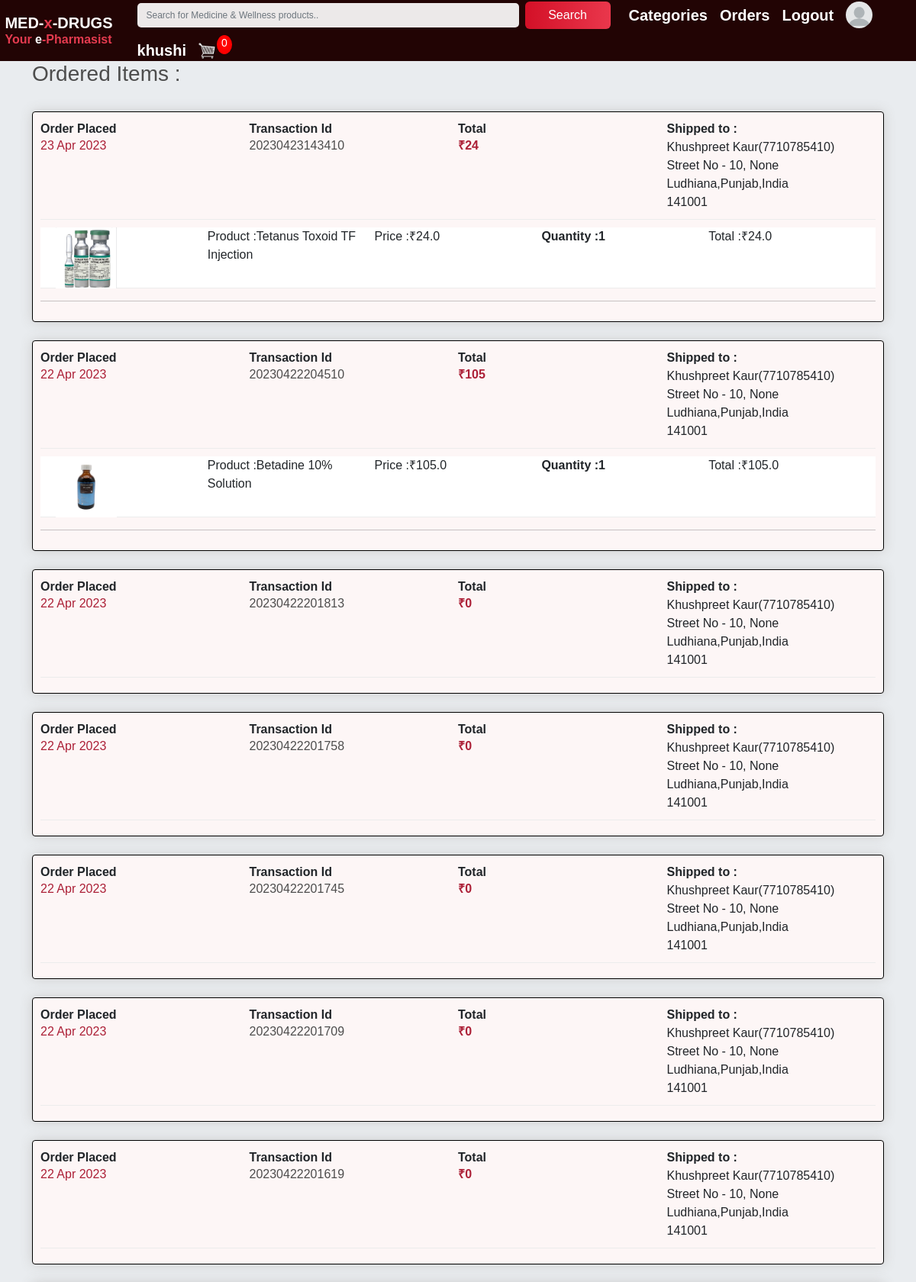
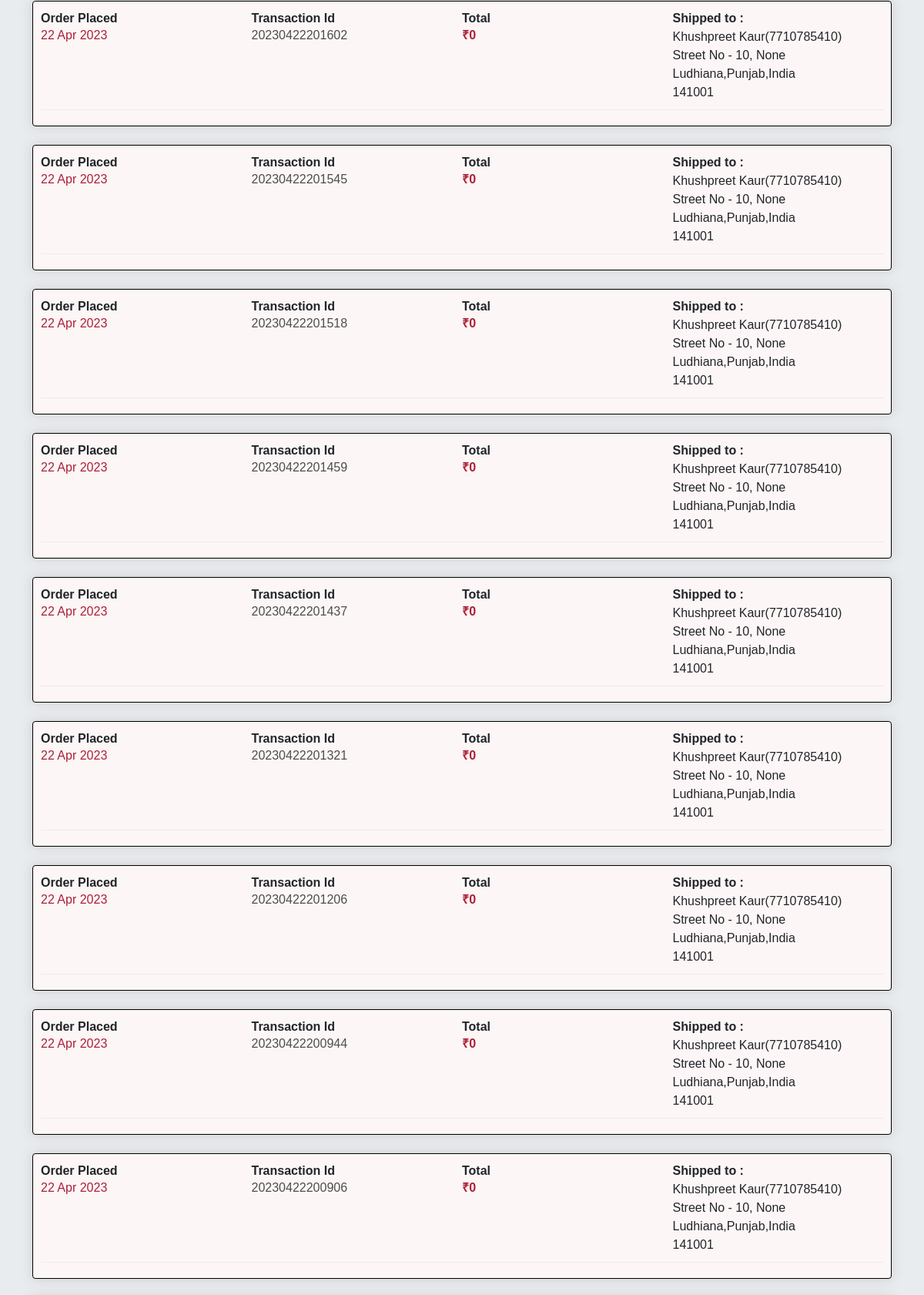
Screenshot of /order_details/ (signed in, upper part) with the database file from the repository (2 pictures, top to bottom).
### store/models.py (models this page shows, shortened)
class FullOrder(models.Model):
    user = models.ForeignKey(User,on_delete=models.CASCADE,null=True)
    recepient_fullname = models.CharField(max_length=100, null=True, blank=False)
    phone_no = models.IntegerField(null=True, blank=False)
    address_line1 = models.CharField(max_length=200, null=True, blank=False)
    address_line2 = models.CharField(max_length=100, null=True, blank=True)
    city = models.CharField(max_length=200, null=True,blank=False)
    state = models.CharField(max_length=200, null=True,blank=False)
    country = models.CharField(max_length=100, null=True, blank=False)
    zipcode = models.CharField(max_length=200, null=True,blank=False)
    amount = models.IntegerField(null=True,blank=True)
    transaction_id = models.CharField(max_length=100,null=True,blank=False)
    date_ordered = models.DateTimeField(auto_now_add=True,null=True,blank=True)

class Purchased_item(models.Model):
    user = models.ForeignKey(User,on_delete=models.CASCADE,null=True)
    order = models.ForeignKey(FullOrder,on_delete=models.CASCADE,null=True)
    quantity = models.IntegerField(default=0, blank=True, null=True)
    name = models.CharField(max_length=100, blank=False, name=False)
    price = models.FloatField(blank=False, null=True)
    image = models.ImageField(null=True, blank=True)
    description = models.TextField(null=True, blank=True)
    @property
    def get_imageURL(self):
        try:
            url = self.image.url
        except:
            url = ''
        return url
    @property
    def get_total(self):
        total = self.price * self.quantity
        return total

### store/views.py (the view)
# urls.py: path('order_details/',views.order_details,name='order_details'),
def order_details(request):
    if not request.user.is_authenticated:
        return HttpResponseRedirect(reverse('user_login'))
    total_item_cart = 0
    if request.user.is_authenticated:
        use= request.user.id
        have_ngo = NGO.objects.filter(user=use)
        items = OrderItem.objects.filter(user=request.user)
        for item in items:
            total_item_cart += item.quantity
    orders = FullOrder.objects.filter(user=request.user).order_by('-date_ordered')
    ordered = []
    for order in orders:
        tt = []
        items = Purchased_item.objects.filter(order=order)
        for item in items:
            tt.append(item)
        ordered.append({'order': order, 'items': tt})
    if request.user.is_authenticated and have_ngo:
        product_categories = ProductCategories.objects.all().filter(ngo_true='T')
    elif request.user.is_authenticated and request.user.username == 'admin':
        product_categories = ProductCategories.objects.all()
    else:
        product_categories = ProductCategories.objects.all().filter(ngo_true='F')
    context = {
        'product_categories': product_categories,
        'ordered': ordered,
        'total_item_cart': total_item_cart,
    }
    return render(request,'store/order_details.html',context)

### store/templates/store/order_details.html (shortened to what this page needs)
{% extends 'store/main.html' %}
{% block content %}
<h3>Ordered Items : </h3>
<br>
<div>
    {% if request.user.is_authenticated %}
    {% for order in ordered %}
    <div class="box-element" style="background-color: rgb(253, 246, 246); border:1px solid black"  >
                        <div class=" cart-row">
        <div style="flex:1">
            <strong>Order Placed</strong>
            <h6 style="color:rgb(172, 32, 55)">{{ order.order.date_ordered | date:"d M Y"}} </h6>
        </div>
        <div style="flex:1">
            <strong>Transaction Id</strong>
            <h6>{{order.order.transaction_id}}</h6>
        </div>
        <div style="flex:1">
            <strong>Total</strong>
            <h6 style="color:rgb(172, 32, 55)"><strong>&#8377;{{order.order.amount}}</strong></h6>
        </div>
        <div style="flex:1">
            <strong>Shipped to :</strong>
            <div>{{order.order.recepient_fullname}}({{order.order.phone_no}})</div>
            <div>{{order.order.address_line1}}, {{order.order.address_line2}}</div>
            <div>{{order.order.city}},{{order.order.state}},{{order.order.country}}</div>
            <div>{{order.order.zipcode}}</div>
        </div>
    </div>
    {% for item in order.items %}
    <div class="cart-row" style="background-color: rgb(255, 255, 255);height: 80px">
        <div style="flex:1"><img style="width: 80px; height: 80px;margin-left: 20px" class="row-image"
                src="{{item.get_imageURL}}"></div>
        <div style="flex:1">
            <p>Product :{{item.name}}</p>
        </div>
        <div style="flex:1">
            <p>Price :&#8377;{{item.price}}</p>
        </div>
        <div style="flex:1">
            <p class="quantity">Quantity :{{item.quantity}}</p>
        </div>
        <div style="flex:1">
            <p>Total :&#8377;{{item.get_total}}</p>
        </div>
    </div>
    <hr>
    {% endfor %}
</div>
<br>
{% endfor %}
<br>
{% endif %}
</div>
<br><br>
{% endblock %}

### store/templates/store/main.html (shortened to what this page needs)
<!DOCTYPE html>
{% load static %}
<html>
<head>
	<link rel="stylesheet" href="https://stackpath.bootstrapcdn.com/bootstrap/4.4.1/css/bootstrap.min.css"
>
	<link rel="stylesheet" href="https://maxcdn.bootstrapcdn.com/bootstrap/4.0.0/css/bootstrap.min.css"
>
	<link rel="stylesheet" href="https://cdnjs.cloudflare.com/ajax/libs/font-awesome/5.14.0/css/all.min.css"
 />
		<link href="https://cdn.jsdelivr.net/npm/bootstrap@5.2.0/dist/css/bootstrap.min.css" rel="stylesheet">
	<link rel="stylesheet" type="text/css" href="{% static 'store/css/main.css' %}">
</head>
<body>
	<nav class="navbar nav_bar navbar-expand-lg fixed-top ">
		<h1 style="margin-left:0.4rem"><strong><a class="navbar-brand" href="{% url 'store' %}" style="color: white; margin-top: 1.5rem;">MED-<span style="color: #e43b4f">x</span>-DRUGS<br>
			<p style=" color: #e43b4f; position: relative; font-size: 1rem;">Your <span style="color: white">e</span>-Pharmasist</p></a></strong></h1>
		<div class="collapse navbar-collapse" id="navbarSupportedContent">
			<ul class="navbar-nav mr-auto">
				<li class="nav-item active">
					<h5><strong><a class="nav-link" href="{% url 'store' %}" style="color: white"></a></strong></h5>
				</li>
			</ul>
			<div class="form-inline my-2 my-lg-0">
				<form method="get" action="{% url 'search' %}" class="form-inline my-2 my-lg-0">
					<input id="s_box" type="search" name="search" aria-label="Search" placeholder="Search for Medicine & Wellness products.."
						class="form-control mr-sm-2">
					<button class="btn search my-2  {% if request.user.is_authenticated %} mr-sm-4 {% else %} mr-sm-5 {% endif %} btn-grad" type="submit">Search</button>
				</form>
				<div class="dropdown mr-sm-3 hovering">
					<h5><strong><a style="color: white" class="hovering">Categories</a></strong></h5>
				</div>
				{% if request.user.is_authenticated %}
				<h5 class="mr-sm-3 hovering"><strong><a href="{% url 'order_details' %}" class="hovering" style="color: white">Orders</a></strong>
				</h5>
				<h5 class="mr-sm-3 hovering"><strong><a href="{% url 'user_logout' %}" class="hovering" style="color: white">Logout</a></strong>
				</h5>
				{% if request.user.profile.photo %}
				<a href="{% url 'profilepage' username=user.username %}"><img class="mr-sm-1"
						src="{{ request.user.profile.photo.url }}" width="35" height="35" style="border-radius: 50%;"></a>
				{% else %}
				<a href="{% url 'profilepage' username=user.username %}"><img class="mr-sm-1"
						src="/static/images/default.png" width="35" , height="35" style="border-radius: 50%;"></a>
				{% endif %}
				<h5 class="hovering"><strong><a href="{% url 'profilepage' username=request.user.username %}"
							style="color: white" class="hovering">{{request.user.username}}</a></strong></h5>
				<a href="{% url 'cart' %}">
					<img class="carting" id="cart-icon" src="{% static 'images/cart.png' %}">
				</a>
				<p id="cart-total">{{total_item_cart}}</p>
				{% endif %}
			</div>
		</div>
	</nav>
	<div class="jumbotron jumbotron-fluid">
		<div class="container container-fluid">
			{% block content %}
			{% endblock %}
		</div>
	</div>
</body>
</html>

### static/store/css/main.css (style rules this page uses)
body { background-image: url("Ciclesbg.jpg"); background-color: hsl(0, 0%, 98%); }
h1,h2,h3,h4,h5,h6 { color:hsl(0, 0%, 30%); }
.box-element { box-shadow:hsl(0, 0%, 80%) 0 0 16px; background-color: #fff; border-radius: 4px; padding: 10px; }
#cart-icon { width:25px; display: inline-block; margin-left: 15px; }
#cart-total { display: block; text-align: center; color:#fff; background-color: red; width: 20px; height: 25px; border-radius: 50%; font-size: 14px; }
.btn { border-radius: 0; }
.row-image { width: 100px; }
.cart-row { display: flex; align-items: flex-stretch; padding-bottom: 10px; margin-bottom: 10px; border-bottom: 1px solid #ececec; }
.quantity { display: inline-block; font-weight: 700; padding-right:10px; }

### store/templates/store/main.html (style rules this page uses)
.dropdown { position: relative; display: inline-block; }

### rows the page displays
FullOrder: order.date_ordered "23 Apr 2023", order.transaction_id "20230423143410", order.amount "24", order.recepient_fullname "Khushpreet Kaur", order.phone_no "7710785410", order.address_line1 "Street No - 10", order.address_line2 "None", order.city "Ludhiana", order.state "Punjab", order.country "India", order.zipcode "141001"
Purchased_item: get_imageURL (picture), name "Tetanus Toxoid TF Injection", price "24.0", quantity "1", get_total "24.0"
FullOrder: order.date_ordered "22 Apr 2023", order.transaction_id "20230422204510", order.amount "105", order.recepient_fullname "Khushpreet Kaur", order.phone_no "7710785410", order.address_line1 "Street No - 10", order.address_line2 "None", order.city "Ludhiana", order.state "Punjab", order.country "India", order.zipcode "141001"
Purchased_item: get_imageURL (picture), name "Betadine 10% Solution", price "105.0", quantity "1", get_total "105.0"
FullOrder: order.date_ordered "22 Apr 2023", order.transaction_id "20230422201813", order.amount "0", order.recepient_fullname "Khushpreet Kaur", order.phone_no "7710785410", order.address_line1 "Street No - 10", order.address_line2 "None", order.city "Ludhiana", order.state "Punjab", order.country "India", order.zipcode "141001"
FullOrder: order.date_ordered "22 Apr 2023", order.transaction_id "20230422201758", order.amount "0", order.recepient_fullname "Khushpreet Kaur", order.phone_no "7710785410", order.address_line1 "Street No - 10", order.address_line2 "None", order.city "Ludhiana", order.state "Punjab", order.country "India", order.zipcode "141001"
FullOrder: order.date_ordered "22 Apr 2023", order.transaction_id "20230422201745", order.amount "0", order.recepient_fullname "Khushpreet Kaur", order.phone_no "7710785410", order.address_line1 "Street No - 10", order.address_line2 "None", order.city "Ludhiana", order.state "Punjab", order.country "India", order.zipcode "141001"
FullOrder: order.date_ordered "22 Apr 2023", order.transaction_id "20230422201709", order.amount "0", order.recepient_fullname "Khushpreet Kaur", order.phone_no "7710785410", order.address_line1 "Street No - 10", order.address_line2 "None", order.city "Ludhiana", order.state "Punjab", order.country "India", order.zipcode "141001"
FullOrder: order.date_ordered "22 Apr 2023", order.transaction_id "20230422201619", order.amount "0", order.recepient_fullname "Khushpreet Kaur", order.phone_no "7710785410", order.address_line1 "Street No - 10", order.address_line2 "None", order.city "Ludhiana", order.state "Punjab", order.country "India", order.zipcode "141001"
FullOrder: order.date_ordered "22 Apr 2023", order.transaction_id "20230422201602", order.amount "0", order.recepient_fullname "Khushpreet Kaur", order.phone_no "7710785410", order.address_line1 "Street No - 10", order.address_line2 "None", order.city "Ludhiana", order.state "Punjab", order.country "India", order.zipcode "141001"
FullOrder: order.date_ordered "22 Apr 2023", order.transaction_id "20230422201545", order.amount "0", order.recepient_fullname "Khushpreet Kaur", order.phone_no "7710785410", order.address_line1 "Street No - 10", order.address_line2 "None", order.city "Ludhiana", order.state "Punjab", order.country "India", order.zipcode "141001"
FullOrder: order.date_ordered "22 Apr 2023", order.transaction_id "20230422201518", order.amount "0", order.recepient_fullname "Khushpreet Kaur", order.phone_no "7710785410", order.address_line1 "Street No - 10", order.address_line2 "None", order.city "Ludhiana", order.state "Punjab", order.country "India", order.zipcode "141001"
FullOrder: order.date_ordered "22 Apr 2023", order.transaction_id "20230422201459", order.amount "0", order.recepient_fullname "Khushpreet Kaur", order.phone_no "7710785410", order.address_line1 "Street No - 10", order.address_line2 "None", order.city "Ludhiana", order.state "Punjab", order.country "India", order.zipcode "141001"
FullOrder: order.date_ordered "22 Apr 2023", order.transaction_id "20230422201437", order.amount "0", order.recepient_fullname "Khushpreet Kaur", order.phone_no "7710785410", order.address_line1 "Street No - 10", order.address_line2 "None", order.city "Ludhiana", order.state "Punjab", order.country "India", order.zipcode "141001"
FullOrder: order.date_ordered "22 Apr 2023", order.transaction_id "20230422201321", order.amount "0", order.recepient_fullname "Khushpreet Kaur", order.phone_no "7710785410", order.address_line1 "Street No - 10", order.address_line2 "None", order.city "Ludhiana", order.state "Punjab", order.country "India", order.zipcode "141001"
FullOrder: order.date_ordered "22 Apr 2023", order.transaction_id "20230422201206", order.amount "0", order.recepient_fullname "Khushpreet Kaur", order.phone_no "7710785410", order.address_line1 "Street No - 10", order.address_line2 "None", order.city "Ludhiana", order.state "Punjab", order.country "India", order.zipcode "141001"
FullOrder: order.date_ordered "22 Apr 2023", order.transaction_id "20230422200944", order.amount "0", order.recepient_fullname "Khushpreet Kaur", order.phone_no "7710785410", order.address_line1 "Street No - 10", order.address_line2 "None", order.city "Ludhiana", order.state "Punjab", order.country "India", order.zipcode "141001"
FullOrder: order.date_ordered "22 Apr 2023", order.transaction_id "20230422200906", order.amount "0", order.recepient_fullname "Khushpreet Kaur", order.phone_no "7710785410", order.address_line1 "Street No - 10", order.address_line2 "None", order.city "Ludhiana", order.state "Punjab", order.country "India", order.zipcode "141001"

### other values shown
{{ request.user.username }} "khushi"
{{ total_item_cart }} "0"
